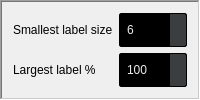
              <widget class="QFrame" name="frame_12">
               <property name="sizePolicy">
                <sizepolicy hsizetype="Preferred" vsizetype="Preferred">
                 <horstretch>0</horstretch>
                 <verstretch>0</verstretch>
                </sizepolicy>
               </property>
               <property name="frameShape">
                <enum>QFrame::WinPanel</enum>
               </property>
               <property name="frameShadow">
                <enum>QFrame::Sunken</enum>
               </property>
               <layout class="QGridLayout" name="gridLayout_25">
                <item row="1" column="2">
                 <widget class="QSpinBox" name="box_size">
                  <property name="sizePolicy">
                   <sizepolicy hsizetype="Preferred" vsizetype="Preferred">
                    <horstretch>0</horstretch>
                    <verstretch>0</verstretch>
                   </sizepolicy>
                  </property>
                  <property name="styleSheet">
                   <string notr="true">QSpinBox, QDoubleSpinBox, QDateTimeEdit {
    background-color: rgb(0, 0, 0) /*bg_gen*/;
    color: rgb(238, 238, 238) /*txt*/;
    border: 1px solid #000;
    padding: 3px;
    padding-left: 5px;
    border-radius: 2px;
}

QDoubleSpinBox::up-button, QSpinBox::up-button, QDateTimeEdit::up-button {
    border-top-right-radius: 2px;
    background-color: rgb(59, 61, 62) /*bg_alt*/;
    width: 16px;
    border-width: 1px;
}

QDoubleSpinBox::up-button:hover, QSpinBox::up-button:hover, QDateTimeEdit::up-button:hover {
    background-color: orange;
}

QDoubleSpinBox::up-button:pressed, QSpinBox::up-button:pressed, QDateTimeEdit::up-button:pressed {
    background-color: red;
}

QDoubleSpinBox::up-arrow, QSpinBox::up-arrow, QDateTimeEdit::up-arrow {
    image: url(:/16x16/icons/16x16/up.gif);
    width: 7px;
    height: 7px;
}

QDoubleSpinBox::down-button, QSpinBox::down-button, QDateTimeEdit::down-button {
    border-bottom-right-radius: 2px;
    background-color: rgb(59, 61, 62) /*bg_alt*/;
    width: 16px;
    border-width: 1px;
}

QDoubleSpinBox::down-button:hover, QSpinBox::down-button:hover, QDateTimeEdit::down-button:hover {
    background-color: orange;
}

QDoubleSpinBox::down-button:pressed, QSpinBox::down-button:pressed, QDateTimeEdit::down-button:pressed {
    background-color: red;
}

QDoubleSpinBox::down-arrow, QSpinBox::down-arrow, QDateTimeEdit::down-arrow {
    image: url(:/16x16/icons/16x16/down.gif);
    width: 7px;
    height: 7px;
}</string>
                  </property>
                  <property name="minimum">
                   <number>6</number>
                  </property>
                  <property name="maximum">
                   <number>200</number>
                  </property>
                 </widget>
                </item>
                <item row="2" column="1">
                 <widget class="QLabel" name="label_54">
                  <property name="sizePolicy">
                   <sizepolicy hsizetype="Preferred" vsizetype="Preferred">
                    <horstretch>0</horstretch>
                    <verstretch>0</verstretch>
                   </sizepolicy>
                  </property>
                  <property name="text">
                   <string>Largest label %</string>
                  </property>
                 </widget>
                </item>
                <item row="1" column="1">
                 <widget class="QLabel" name="label_53">
                  <property name="sizePolicy">
                   <sizepolicy hsizetype="Preferred" vsizetype="Preferred">
                    <horstretch>0</horstretch>
                    <verstretch>0</verstretch>
                   </sizepolicy>
                  </property>
                  <property name="text">
                   <string>Smallest label size</string>
                  </property>
                 </widget>
                </item>
                <item row="2" column="2">
                 <widget class="QSpinBox" name="max_label">
                  <property name="sizePolicy">
                   <sizepolicy hsizetype="Preferred" vsizetype="Preferred">
                    <horstretch>0</horstretch>
                    <verstretch>0</verstretch>
                   </sizepolicy>
                  </property>
                  <property name="maximumSize">
                   <size>
                    <width>16777215</width>
                    <height>16777215</height>
                   </size>
                  </property>
                  <property name="styleSheet">
                   <string notr="true">QSpinBox, QDoubleSpinBox, QDateTimeEdit {
    background-color: rgb(0, 0, 0) /*bg_gen*/;
    color: rgb(238, 238, 238) /*txt*/;
    border: 1px solid #000;
    padding: 3px;
    padding-left: 5px;
    border-radius: 2px;
}

QDoubleSpinBox::up-button, QSpinBox::up-button, QDateTimeEdit::up-button {
    border-top-right-radius: 2px;
    background-color: rgb(59, 61, 62) /*bg_alt*/;
    width: 16px;
    border-width: 1px;
}

QDoubleSpinBox::up-button:hover, QSpinBox::up-button:hover, QDateTimeEdit::up-button:hover {
    background-color: orange;
}

QDoubleSpinBox::up-button:pressed, QSpinBox::up-button:pressed, QDateTimeEdit::up-button:pressed {
    background-color: red;
}

QDoubleSpinBox::up-arrow, QSpinBox::up-arrow, QDateTimeEdit::up-arrow {
    image: url(:/16x16/icons/16x16/up.gif);
    width: 7px;
    height: 7px;
}

QDoubleSpinBox::down-button, QSpinBox::down-button, QDateTimeEdit::down-button {
    border-bottom-right-radius: 2px;
    background-color: rgb(59, 61, 62) /*bg_alt*/;
    width: 16px;
    border-width: 1px;
}

QDoubleSpinBox::down-button:hover, QSpinBox::down-button:hover, QDateTimeEdit::down-button:hover {
    background-color: orange;
}

QDoubleSpinBox::down-button:pressed, QSpinBox::down-button:pressed, QDateTimeEdit::down-button:pressed {
    background-color: red;
}

QDoubleSpinBox::down-arrow, QSpinBox::down-arrow, QDateTimeEdit::down-arrow {
    image: url(:/16x16/icons/16x16/down.gif);
    width: 7px;
    height: 7px;
}</string>
                  </property>
                  <property name="minimum">
                   <number>0</number>
                  </property>
                  <property name="maximum">
                   <number>100</number>
                  </property>
                  <property name="singleStep">
                   <number>10</number>
                  </property>
                  <property name="stepType">
                   <enum>QAbstractSpinBox::AdaptiveDecimalStepType</enum>
                  </property>
                  <property name="value">
                   <number>100</number>
                  </property>
                 </widget>
                </item>
               </layout>
              </widget>
